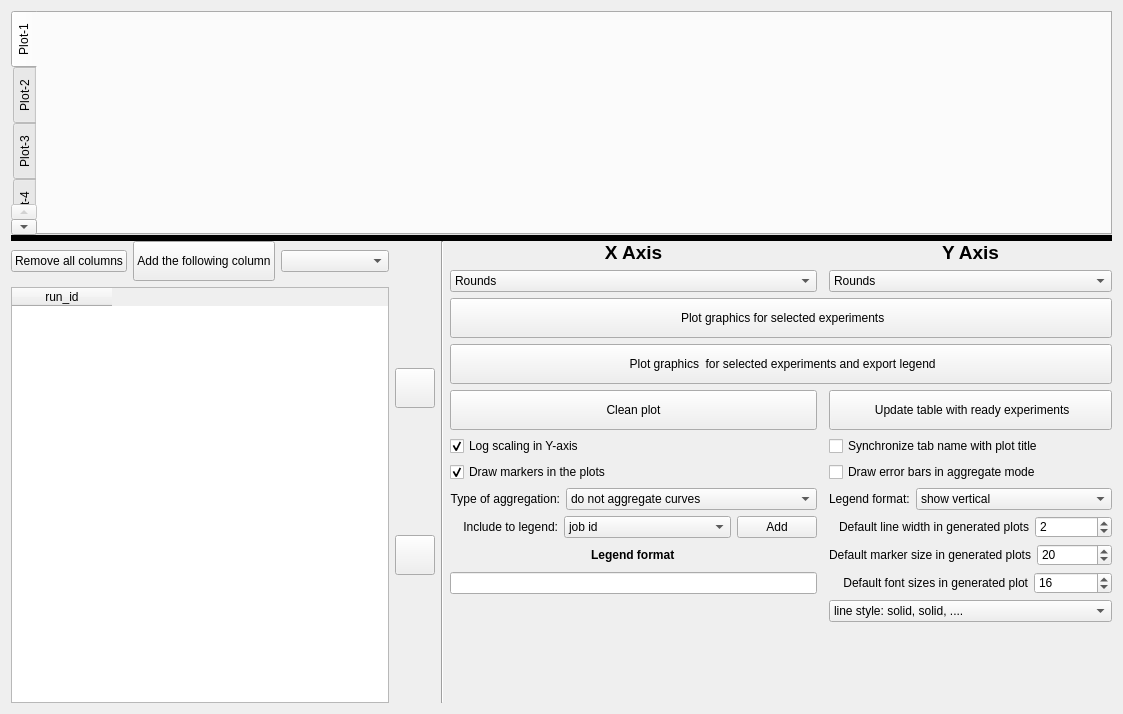
<?xml version="1.0" encoding="UTF-8"?>
<ui version="4.0">
 <class>AnalysisWidget</class>
 <widget class="QWidget" name="AnalysisWidget">
  <property name="geometry">
   <rect>
    <x>0</x>
    <y>0</y>
    <width>1123</width>
    <height>714</height>
   </rect>
  </property>
  <property name="windowTitle">
   <string>Form</string>
  </property>
  <layout class="QVBoxLayout" name="verticalLayout_3">
   <item>
    <widget class="QSplitter" name="splitter">
     <property name="sizePolicy">
      <sizepolicy hsizetype="Preferred" vsizetype="Minimum">
       <horstretch>0</horstretch>
       <verstretch>0</verstretch>
      </sizepolicy>
     </property>
     <property name="styleSheet">
      <string notr="true">QSplitter::handle{background:black}</string>
     </property>
     <property name="lineWidth">
      <number>1</number>
     </property>
     <property name="orientation">
      <enum>Qt::Vertical</enum>
     </property>
     <property name="handleWidth">
      <number>6</number>
     </property>
     <widget class="QTabWidget" name="tabWidget">
      <property name="sizePolicy">
       <sizepolicy hsizetype="Expanding" vsizetype="Minimum">
        <horstretch>0</horstretch>
        <verstretch>0</verstretch>
       </sizepolicy>
      </property>
      <property name="tabletTracking">
       <bool>false</bool>
      </property>
      <property name="tabPosition">
       <enum>QTabWidget::West</enum>
      </property>
      <property name="tabShape">
       <enum>QTabWidget::Rounded</enum>
      </property>
      <property name="currentIndex">
       <number>0</number>
      </property>
      <widget class="QWidget" name="tabCustomPlot1">
       <attribute name="title">
        <string>Plot-1</string>
       </attribute>
       <layout class="QHBoxLayout" name="horizontalLayout_2">
        <item>
         <layout class="QVBoxLayout" name="loCustomPlot_1"/>
        </item>
       </layout>
      </widget>
      <widget class="QWidget" name="tabCustomPlot2">
       <attribute name="title">
        <string>Plot-2</string>
       </attribute>
       <layout class="QHBoxLayout" name="horizontalLayout_6">
        <item>
         <layout class="QVBoxLayout" name="loCustomPlot_2"/>
        </item>
       </layout>
      </widget>
      <widget class="QWidget" name="tabCustomPlot3">
       <attribute name="title">
        <string>Plot-3</string>
       </attribute>
       <layout class="QHBoxLayout" name="horizontalLayout_4">
        <item>
         <layout class="QVBoxLayout" name="loCustomPlot_3"/>
        </item>
       </layout>
      </widget>
      <widget class="QWidget" name="tabCustomPlot4">
       <attribute name="title">
        <string>Plot-4</string>
       </attribute>
       <layout class="QHBoxLayout" name="horizontalLayout_5">
        <item>
         <layout class="QVBoxLayout" name="loCustomPlot_4"/>
        </item>
       </layout>
      </widget>
      <widget class="QWidget" name="tabCustomPlot5">
       <attribute name="title">
        <string>Plot-5</string>
       </attribute>
       <layout class="QHBoxLayout" name="horizontalLayout_3">
        <item>
         <layout class="QVBoxLayout" name="loCustomPlot_5"/>
        </item>
       </layout>
      </widget>
      <widget class="QWidget" name="tabCustomPlot6">
       <attribute name="title">
        <string>Plot-6</string>
       </attribute>
       <layout class="QHBoxLayout" name="horizontalLayout_4">
        <item>
         <layout class="QVBoxLayout" name="loCustomPlot_6"/>
        </item>
       </layout>
      </widget>
      <widget class="QWidget" name="tabCustomPlot7">
       <attribute name="title">
        <string>Plot-7</string>
       </attribute>
       <layout class="QHBoxLayout" name="horizontalLayout_5">
        <item>
         <layout class="QVBoxLayout" name="loCustomPlot_7"/>
        </item>
       </layout>
      </widget>
     </widget>
     <widget class="QWidget" name="layoutWidget">
      <layout class="QHBoxLayout" name="horizontalLayout">
       <item>
        <layout class="QVBoxLayout" name="verticalLayout">
         <item>
          <layout class="QHBoxLayout" name="horizontalLayout_17">
           <item>
            <widget class="QPushButton" name="btnCleanExperimentsColumns">
             <property name="minimumSize">
              <size>
               <width>0</width>
               <height>20</height>
              </size>
             </property>
             <property name="text">
              <string>Remove all columns</string>
             </property>
             <property name="icon">
              <iconset resource="../resources/resources.qrc">
               <normaloff>:/root/remove.png</normaloff>:/root/remove.png</iconset>
             </property>
            </widget>
           </item>
           <item>
            <widget class="QPushButton" name="btnAddExperimentsColumn">
             <property name="minimumSize">
              <size>
               <width>0</width>
               <height>40</height>
              </size>
             </property>
             <property name="text">
              <string>Add the following column</string>
             </property>
             <property name="icon">
              <iconset resource="../resources/resources.qrc">
               <normaloff>:/root/button_plus_green.png</normaloff>:/root/button_plus_green.png</iconset>
             </property>
            </widget>
           </item>
           <item>
            <widget class="QComboBox" name="cbxbAddExperimentColumn">
             <property name="minimumSize">
              <size>
               <width>0</width>
               <height>20</height>
              </size>
             </property>
             <property name="styleSheet">
              <string notr="true"/>
             </property>
            </widget>
           </item>
          </layout>
         </item>
         <item>
          <widget class="QTableWidget" name="tblExperiments">
           <property name="sizePolicy">
            <sizepolicy hsizetype="Expanding" vsizetype="Expanding">
             <horstretch>0</horstretch>
             <verstretch>0</verstretch>
            </sizepolicy>
           </property>
           <property name="selectionBehavior">
            <enum>QAbstractItemView::SelectRows</enum>
           </property>
           <column>
            <property name="text">
             <string>run_id</string>
            </property>
           </column>
          </widget>
         </item>
        </layout>
       </item>
       <item>
        <layout class="QVBoxLayout" name="verticalLayout_2">
         <property name="spacing">
          <number>0</number>
         </property>
         <property name="sizeConstraint">
          <enum>QLayout::SetMinAndMaxSize</enum>
         </property>
         <item>
          <widget class="QPushButton" name="btnMoveSimulationUp">
           <property name="sizePolicy">
            <sizepolicy hsizetype="Minimum" vsizetype="Minimum">
             <horstretch>0</horstretch>
             <verstretch>0</verstretch>
            </sizepolicy>
           </property>
           <property name="maximumSize">
            <size>
             <width>40</width>
             <height>40</height>
            </size>
           </property>
           <property name="toolTip">
            <string>Move selected experiments up</string>
           </property>
           <property name="text">
            <string/>
           </property>
           <property name="icon">
            <iconset resource="../resources/resources.qrc">
             <normaloff>:/root/arrow_up_double.png</normaloff>:/root/arrow_up_double.png</iconset>
           </property>
          </widget>
         </item>
         <item>
          <widget class="QPushButton" name="btnMoveSimulationDown">
           <property name="sizePolicy">
            <sizepolicy hsizetype="Minimum" vsizetype="Minimum">
             <horstretch>0</horstretch>
             <verstretch>0</verstretch>
            </sizepolicy>
           </property>
           <property name="minimumSize">
            <size>
             <width>0</width>
             <height>0</height>
            </size>
           </property>
           <property name="maximumSize">
            <size>
             <width>40</width>
             <height>40</height>
            </size>
           </property>
           <property name="toolTip">
            <string>Move selected experiments down</string>
           </property>
           <property name="text">
            <string/>
           </property>
           <property name="icon">
            <iconset resource="../resources/resources.qrc">
             <normaloff>:/root/arrow_down_double.png</normaloff>:/root/arrow_down_double.png</iconset>
           </property>
          </widget>
         </item>
        </layout>
       </item>
       <item>
        <widget class="Line" name="line">
         <property name="orientation">
          <enum>Qt::Vertical</enum>
         </property>
        </widget>
       </item>
       <item>
        <layout class="QGridLayout" name="gridLayout">
         <item row="11" column="1">
          <widget class="QCheckBox" name="cbxDrawMarkers">
           <property name="sizePolicy">
            <sizepolicy hsizetype="Preferred" vsizetype="Fixed">
             <horstretch>0</horstretch>
             <verstretch>0</verstretch>
            </sizepolicy>
           </property>
           <property name="text">
            <string>Draw markers in the plots</string>
           </property>
           <property name="checked">
            <bool>true</bool>
           </property>
          </widget>
         </item>
         <item row="9" column="3">
          <widget class="QPushButton" name="btnUpdateTable">
           <property name="sizePolicy">
            <sizepolicy hsizetype="Preferred" vsizetype="Fixed">
             <horstretch>0</horstretch>
             <verstretch>0</verstretch>
            </sizepolicy>
           </property>
           <property name="minimumSize">
            <size>
             <width>0</width>
             <height>40</height>
            </size>
           </property>
           <property name="text">
            <string> Update table with ready experiments</string>
           </property>
           <property name="icon">
            <iconset resource="../resources/resources.qrc">
             <normaloff>:/root/refresh.png</normaloff>:/root/refresh.png</iconset>
           </property>
          </widget>
         </item>
         <item row="16" column="1">
          <layout class="QHBoxLayout" name="horizontalLayout_14">
           <item>
            <widget class="QLabel" name="lblTypeAggregation">
             <property name="sizePolicy">
              <sizepolicy hsizetype="Maximum" vsizetype="Minimum">
               <horstretch>0</horstretch>
               <verstretch>0</verstretch>
              </sizepolicy>
             </property>
             <property name="text">
              <string>Type of aggregation:</string>
             </property>
             <property name="alignment">
              <set>Qt::AlignRight|Qt::AlignTrailing|Qt::AlignVCenter</set>
             </property>
            </widget>
           </item>
           <item>
            <widget class="QComboBox" name="cbxAggregateCurves">
             <property name="sizePolicy">
              <sizepolicy hsizetype="Minimum" vsizetype="Fixed">
               <horstretch>0</horstretch>
               <verstretch>0</verstretch>
              </sizepolicy>
             </property>
             <item>
              <property name="text">
               <string>do not aggregate curves</string>
              </property>
             </item>
             <item>
              <property name="text">
               <string>aggregate curves by experiment group</string>
              </property>
             </item>
             <item>
              <property name="text">
               <string>aggregate curves by algorithm name</string>
              </property>
             </item>
            </widget>
           </item>
          </layout>
         </item>
         <item row="27" column="3">
          <spacer name="verticalSpacer">
           <property name="orientation">
            <enum>Qt::Vertical</enum>
           </property>
           <property name="sizeHint" stdset="0">
            <size>
             <width>20</width>
             <height>40</height>
            </size>
           </property>
          </spacer>
         </item>
         <item row="21" column="1">
          <layout class="QHBoxLayout" name="horizontalLayout_12">
           <item>
            <widget class="QLabel" name="lblLegendFormat">
             <property name="sizePolicy">
              <sizepolicy hsizetype="Maximum" vsizetype="Preferred">
               <horstretch>0</horstretch>
               <verstretch>0</verstretch>
              </sizepolicy>
             </property>
             <property name="font">
              <font>
               <bold>true</bold>
              </font>
             </property>
             <property name="text">
              <string>Legend format</string>
             </property>
             <property name="alignment">
              <set>Qt::AlignLeading|Qt::AlignLeft|Qt::AlignVCenter</set>
             </property>
            </widget>
           </item>
          </layout>
         </item>
         <item row="6" column="1" rowspan="2" colspan="3">
          <widget class="QPushButton" name="btnPlotAndExportLegend">
           <property name="minimumSize">
            <size>
             <width>0</width>
             <height>40</height>
            </size>
           </property>
           <property name="text">
            <string> Plot graphics  for selected experiments and export legend</string>
           </property>
           <property name="icon">
            <iconset resource="../resources/resources.qrc">
             <normaloff>:/root/plots.png</normaloff>:/root/plots.png</iconset>
           </property>
          </widget>
         </item>
         <item row="24" column="3">
          <layout class="QHBoxLayout" name="horizontalLayout_8">
           <item>
            <widget class="QLabel" name="lblFontSize">
             <property name="text">
              <string>    Default font sizes in generated plot</string>
             </property>
             <property name="alignment">
              <set>Qt::AlignRight|Qt::AlignTrailing|Qt::AlignVCenter</set>
             </property>
            </widget>
           </item>
           <item>
            <widget class="QSpinBox" name="sbxFontSizes">
             <property name="sizePolicy">
              <sizepolicy hsizetype="Preferred" vsizetype="Fixed">
               <horstretch>0</horstretch>
               <verstretch>0</verstretch>
              </sizepolicy>
             </property>
             <property name="minimum">
              <number>1</number>
             </property>
             <property name="maximum">
              <number>100</number>
             </property>
             <property name="value">
              <number>16</number>
             </property>
            </widget>
           </item>
          </layout>
         </item>
         <item row="20" column="3">
          <layout class="QHBoxLayout" name="horizontalLayout_7">
           <item>
            <widget class="QLabel" name="lbLineWidthSize">
             <property name="text">
              <string>   Default line width in generated plots</string>
             </property>
             <property name="alignment">
              <set>Qt::AlignRight|Qt::AlignTrailing|Qt::AlignVCenter</set>
             </property>
            </widget>
           </item>
           <item>
            <widget class="QSpinBox" name="sbxLineWidthSize">
             <property name="sizePolicy">
              <sizepolicy hsizetype="Preferred" vsizetype="Fixed">
               <horstretch>0</horstretch>
               <verstretch>0</verstretch>
              </sizepolicy>
             </property>
             <property name="minimum">
              <number>1</number>
             </property>
             <property name="value">
              <number>2</number>
             </property>
            </widget>
           </item>
          </layout>
         </item>
         <item row="0" column="3">
          <widget class="QLabel" name="lblYAxis">
           <property name="font">
            <font>
             <pointsize>14</pointsize>
             <bold>true</bold>
            </font>
           </property>
           <property name="text">
            <string>Y Axis</string>
           </property>
           <property name="alignment">
            <set>Qt::AlignCenter</set>
           </property>
          </widget>
         </item>
         <item row="20" column="1">
          <layout class="QHBoxLayout" name="horizontalLayout_10">
           <item>
            <widget class="QLabel" name="lblIncludeToLegend">
             <property name="sizePolicy">
              <sizepolicy hsizetype="Maximum" vsizetype="Preferred">
               <horstretch>0</horstretch>
               <verstretch>0</verstretch>
              </sizepolicy>
             </property>
             <property name="text">
              <string>    Include to legend:</string>
             </property>
             <property name="alignment">
              <set>Qt::AlignRight|Qt::AlignTrailing|Qt::AlignVCenter</set>
             </property>
            </widget>
           </item>
           <item>
            <widget class="QComboBox" name="cbxIncludeToLegend">
             <property name="sizePolicy">
              <sizepolicy hsizetype="Minimum" vsizetype="Fixed">
               <horstretch>0</horstretch>
               <verstretch>0</verstretch>
              </sizepolicy>
             </property>
             <item>
              <property name="text">
               <string>job id</string>
              </property>
             </item>
             <item>
              <property name="text">
               <string>compressors schema</string>
              </property>
             </item>
             <item>
              <property name="text">
               <string>algorithm name</string>
              </property>
             </item>
             <item>
              <property name="text">
               <string>algorithm options</string>
              </property>
             </item>
             <item>
              <property name="text">
               <string>number of local iterations</string>
              </property>
             </item>
             <item>
              <property name="text">
               <string>global step size</string>
              </property>
             </item>
             <item>
              <property name="text">
               <string>local step size</string>
              </property>
             </item>
             <item>
              <property name="text">
               <string>comment</string>
              </property>
             </item>
             <item>
              <property name="text">
               <string>group name</string>
              </property>
             </item>
             <item>
              <property name="text">
               <string>total rounds</string>
              </property>
             </item>
             <item>
              <property name="text">
               <string>completed rounds</string>
              </property>
             </item>
             <item>
              <property name="text">
               <string>dimension of x</string>
              </property>
             </item>
             <item>
              <property name="text">
               <string>total number of clients</string>
              </property>
             </item>
             <item>
              <property name="text">
               <string>start time for simulation</string>
              </property>
             </item>
             <item>
              <property name="text">
               <string>aggregated experiments</string>
              </property>
             </item>
            </widget>
           </item>
           <item>
            <widget class="QPushButton" name="btnIncludeToLegend">
             <property name="sizePolicy">
              <sizepolicy hsizetype="Preferred" vsizetype="Minimum">
               <horstretch>0</horstretch>
               <verstretch>0</verstretch>
              </sizepolicy>
             </property>
             <property name="text">
              <string>Add</string>
             </property>
             <property name="icon">
              <iconset resource="../resources/resources.qrc">
               <normaloff>:/root/add.png</normaloff>:/root/add.png</iconset>
             </property>
            </widget>
           </item>
          </layout>
         </item>
         <item row="11" column="3">
          <widget class="QCheckBox" name="cbxDrawErrorBars">
           <property name="text">
            <string>Draw error bars in aggregate mode</string>
           </property>
          </widget>
         </item>
         <item row="10" column="1">
          <widget class="QCheckBox" name="cbxLegendLogScalingY">
           <property name="sizePolicy">
            <sizepolicy hsizetype="Preferred" vsizetype="Fixed">
             <horstretch>0</horstretch>
             <verstretch>0</verstretch>
            </sizepolicy>
           </property>
           <property name="text">
            <string>Log scaling in Y-axis</string>
           </property>
           <property name="checked">
            <bool>true</bool>
           </property>
          </widget>
         </item>
         <item row="0" column="1">
          <widget class="QLabel" name="lblXAxis">
           <property name="font">
            <font>
             <pointsize>14</pointsize>
             <bold>true</bold>
            </font>
           </property>
           <property name="text">
            <string>X Axis</string>
           </property>
           <property name="alignment">
            <set>Qt::AlignCenter</set>
           </property>
          </widget>
         </item>
         <item row="5" column="1" colspan="3">
          <widget class="QPushButton" name="btnPlot">
           <property name="sizePolicy">
            <sizepolicy hsizetype="Preferred" vsizetype="Minimum">
             <horstretch>0</horstretch>
             <verstretch>0</verstretch>
            </sizepolicy>
           </property>
           <property name="minimumSize">
            <size>
             <width>0</width>
             <height>40</height>
            </size>
           </property>
           <property name="toolTip">
            <string>Plot graphics (F8)</string>
           </property>
           <property name="text">
            <string> Plot graphics for selected experiments</string>
           </property>
           <property name="icon">
            <iconset resource="../resources/resources.qrc">
             <normaloff>:/root/plots.png</normaloff>:/root/plots.png</iconset>
           </property>
           <property name="shortcut">
            <string>F8</string>
           </property>
          </widget>
         </item>
         <item row="9" column="1">
          <widget class="QPushButton" name="btnCleanPlot">
           <property name="sizePolicy">
            <sizepolicy hsizetype="Preferred" vsizetype="Fixed">
             <horstretch>0</horstretch>
             <verstretch>0</verstretch>
            </sizepolicy>
           </property>
           <property name="minimumSize">
            <size>
             <width>0</width>
             <height>40</height>
            </size>
           </property>
           <property name="text">
            <string>Clean plot</string>
           </property>
           <property name="icon">
            <iconset resource="../resources/resources.qrc">
             <normaloff>:/root/gnome_clear.png</normaloff>:/root/gnome_clear.png</iconset>
           </property>
          </widget>
         </item>
         <item row="21" column="3">
          <layout class="QHBoxLayout" name="horizontalLayout_9">
           <item>
            <widget class="QLabel" name="lblDefaultMarkerSizes">
             <property name="text">
              <string>Default marker size in generated plots</string>
             </property>
             <property name="alignment">
              <set>Qt::AlignRight|Qt::AlignTrailing|Qt::AlignVCenter</set>
             </property>
            </widget>
           </item>
           <item>
            <widget class="QSpinBox" name="sbxDefaultMarkerSizes">
             <property name="sizePolicy">
              <sizepolicy hsizetype="Preferred" vsizetype="Fixed">
               <horstretch>0</horstretch>
               <verstretch>0</verstretch>
              </sizepolicy>
             </property>
             <property name="minimum">
              <number>0</number>
             </property>
             <property name="value">
              <number>20</number>
             </property>
            </widget>
           </item>
          </layout>
         </item>
         <item row="24" column="1">
          <widget class="QLineEdit" name="edtLegendFormatString">
           <property name="sizePolicy">
            <sizepolicy hsizetype="Minimum" vsizetype="Fixed">
             <horstretch>0</horstretch>
             <verstretch>0</verstretch>
            </sizepolicy>
           </property>
          </widget>
         </item>
         <item row="2" column="1">
          <widget class="QComboBox" name="cbxXaxis">
           <property name="font">
            <font>
             <bold>false</bold>
            </font>
           </property>
           <item>
            <property name="text">
             <string>Rounds</string>
            </property>
           </item>
           <item>
            <property name="text">
             <string>Rounds (thousands)</string>
            </property>
           </item>
           <item>
            <property name="text">
             <string>Time (minutes)</string>
            </property>
           </item>
           <item>
            <property name="text">
             <string>Time per one communication round (minutes)</string>
            </property>
           </item>
           <item>
            <property name="text">
             <string>Norm of server stochastic gradient (proxy train)</string>
            </property>
           </item>
           <item>
            <property name="text">
             <string>Running function value (proxy train)</string>
            </property>
           </item>
           <item>
            <property name="text">
             <string>Norm of function gradient square(train)</string>
            </property>
           </item>
           <item>
            <property name="text">
             <string>Function value (train)</string>
            </property>
           </item>
           <item>
            <property name="text">
             <string>Distance to solution squared (train)</string>
            </property>
           </item>
           <item>
            <property name="text">
             <string>Norm of iterate at round start (train)</string>
            </property>
           </item>
           <item>
            <property name="text">
             <string>Norm of function gradient square(validation)</string>
            </property>
           </item>
           <item>
            <property name="text">
             <string>Function value (validation)</string>
            </property>
           </item>
           <item>
            <property name="text">
             <string>GPU Memory (Megabytes)</string>
            </property>
           </item>
           <item>
            <property name="text">
             <string>GPU Memory (Gigabytes)</string>
            </property>
           </item>
           <item>
            <property name="text">
             <string># of bits from clients/#workers</string>
            </property>
           </item>
           <item>
            <property name="text">
             <string># of bits from clients/#total workers</string>
            </property>
           </item>
           <item>
            <property name="text">
             <string># of kilobits from clients/#total workers</string>
            </property>
           </item>
           <item>
            <property name="text">
             <string># of bits from clients</string>
            </property>
           </item>
           <item>
            <property name="text">
             <string>Full gradient oracles (train)</string>
            </property>
           </item>
           <item>
            <property name="text">
             <string>Sample gradient oracles (train)</string>
            </property>
           </item>
           <item>
            <property name="text">
             <string>Loss (validation)</string>
            </property>
           </item>
           <item>
            <property name="text">
             <string>Top1 acc (validation)</string>
            </property>
           </item>
           <item>
            <property name="text">
             <string>Top5 acc (validation)</string>
            </property>
           </item>
           <item>
            <property name="text">
             <string>Number of compute devices</string>
            </property>
           </item>
           <item>
            <property name="text">
             <string>Special Diversity</string>
            </property>
           </item>
           <item>
            <property name="text">
             <string>Cos of gradients c1/c2</string>
            </property>
           </item>
           <item>
            <property name="text">
             <string>Cos of gradients (ci,cj) - average</string>
            </property>
           </item>
           <item>
            <property name="text">
             <string>Cos of gradients (ci,cj) - sigma</string>
            </property>
           </item>
           <item>
            <property name="text">
             <string>special_diversity_not_scaled</string>
            </property>
           </item>
           <item>
            <property name="text">
             <string>delta_c1_c2</string>
            </property>
           </item>
           <item>
            <property name="text">
             <string>delta_ci_cj_avg</string>
            </property>
           </item>
           <item>
            <property name="text">
             <string>Sigma</string>
            </property>
           </item>
           <item>
            <property name="text">
             <string>Sigma from Z'</string>
            </property>
           </item>
           <item>
            <property name="text">
             <string>C</string>
            </property>
           </item>
           <item>
            <property name="text">
             <string>G</string>
            </property>
           </item>
           <item>
            <property name="text">
             <string>L_plus_one</string>
            </property>
           </item>
           <item>
            <property name="text">
             <string>L_plus_two</string>
            </property>
           </item>
           <item>
            <property name="text">
             <string>sqrt_of_avg_Li_sqr</string>
            </property>
           </item>
           <item>
            <property name="text">
             <string>sqrt_of_max_Li_sqr</string>
            </property>
           </item>
           <item>
            <property name="text">
             <string>gamma</string>
            </property>
           </item>
          </widget>
         </item>
         <item row="2" column="3">
          <widget class="QComboBox" name="cbxYaxis">
           <item>
            <property name="text">
             <string>Rounds</string>
            </property>
           </item>
           <item>
            <property name="text">
             <string>Rounds (thousands)</string>
            </property>
           </item>
           <item>
            <property name="text">
             <string>Time (minutes)</string>
            </property>
           </item>
           <item>
            <property name="text">
             <string>Time per one communication round (minutes)</string>
            </property>
           </item>
           <item>
            <property name="text">
             <string>Norm of server stochastic gradient (proxy train)</string>
            </property>
           </item>
           <item>
            <property name="text">
             <string>Running function value (proxy train)</string>
            </property>
           </item>
           <item>
            <property name="text">
             <string>Norm of function gradient square(train)</string>
            </property>
           </item>
           <item>
            <property name="text">
             <string>Function value (train)</string>
            </property>
           </item>
           <item>
            <property name="text">
             <string>Distance to solution squared (train)</string>
            </property>
           </item>
           <item>
            <property name="text">
             <string>Norm of iterate at round start (train)</string>
            </property>
           </item>
           <item>
            <property name="text">
             <string>Norm of function gradient square(validation)</string>
            </property>
           </item>
           <item>
            <property name="text">
             <string>Function value (validation)</string>
            </property>
           </item>
           <item>
            <property name="text">
             <string>GPU Memory (Megabytes)</string>
            </property>
           </item>
           <item>
            <property name="text">
             <string>GPU Memory (Gigabytes)</string>
            </property>
           </item>
           <item>
            <property name="text">
             <string># of bits from clients/#workers</string>
            </property>
           </item>
           <item>
            <property name="text">
             <string># of bits from clients/#total workers</string>
            </property>
           </item>
           <item>
            <property name="text">
             <string># of kilobits from clients/#total workers</string>
            </property>
           </item>
           <item>
            <property name="text">
             <string># of bits from clients</string>
            </property>
           </item>
           <item>
            <property name="text">
             <string>Full gradient oracles (train)</string>
            </property>
           </item>
           <item>
            <property name="text">
             <string>Sample gradient oracles (train)</string>
            </property>
           </item>
           <item>
            <property name="text">
             <string>Loss (validation)</string>
            </property>
           </item>
           <item>
            <property name="text">
             <string>Top1 acc (validation)</string>
            </property>
           </item>
           <item>
            <property name="text">
             <string>Top5 acc (validation)</string>
            </property>
           </item>
           <item>
            <property name="text">
             <string>Number of compute devices</string>
            </property>
           </item>
           <item>
            <property name="text">
             <string>Special Diversity</string>
            </property>
           </item>
           <item>
            <property name="text">
             <string>Cos of gradients c1/c2</string>
            </property>
           </item>
           <item>
            <property name="text">
             <string>Cos of gradients (ci,cj) - average</string>
            </property>
           </item>
           <item>
            <property name="text">
             <string>Cos of gradients (ci,cj) - sigma</string>
            </property>
           </item>
           <item>
            <property name="text">
             <string>special_diversity_not_scaled</string>
            </property>
           </item>
           <item>
            <property name="text">
             <string>delta_c1_c2</string>
            </property>
           </item>
           <item>
            <property name="text">
             <string>delta_ci_cj_avg</string>
            </property>
           </item>
           <item>
            <property name="text">
             <string>Sigma</string>
            </property>
           </item>
           <item>
            <property name="text">
             <string>Sigma from Z'</string>
            </property>
           </item>
           <item>
            <property name="text">
             <string>C</string>
            </property>
           </item>
           <item>
            <property name="text">
             <string>G</string>
            </property>
           </item>
           <item>
            <property name="text">
             <string>L_plus_one</string>
            </property>
           </item>
           <item>
            <property name="text">
             <string>L_plus_two</string>
            </property>
           </item>
           <item>
            <property name="text">
             <string>sqrt_of_avg_Li_sqr</string>
            </property>
           </item>
           <item>
            <property name="text">
             <string>sqrt_of_max_Li_sqr</string>
            </property>
           </item>
           <item>
            <property name="text">
             <string>gamma</string>
            </property>
           </item>
          </widget>
         </item>
         <item row="10" column="3">
          <widget class="QCheckBox" name="cbxSyncTitleWithTabName">
           <property name="sizePolicy">
            <sizepolicy hsizetype="Preferred" vsizetype="Fixed">
             <horstretch>0</horstretch>
             <verstretch>0</verstretch>
            </sizepolicy>
           </property>
           <property name="text">
            <string>Synchronize tab name with plot title</string>
           </property>
          </widget>
         </item>
         <item row="16" column="3">
          <layout class="QHBoxLayout" name="horizontalLayout_13">
           <item>
            <widget class="QLabel" name="lblLegendFormatInPlot">
             <property name="text">
              <string>Legend format:</string>
             </property>
            </widget>
           </item>
           <item>
            <widget class="QComboBox" name="cbxLegendFormat">
             <property name="sizePolicy">
              <sizepolicy hsizetype="Expanding" vsizetype="Fixed">
               <horstretch>0</horstretch>
               <verstretch>0</verstretch>
              </sizepolicy>
             </property>
             <property name="currentIndex">
              <number>1</number>
             </property>
             <item>
              <property name="text">
               <string>no legend</string>
              </property>
             </item>
             <item>
              <property name="text">
               <string>show vertical</string>
              </property>
             </item>
             <item>
              <property name="text">
               <string>show horizontal</string>
              </property>
             </item>
            </widget>
           </item>
          </layout>
         </item>
         <item row="30" column="1">
          <layout class="QHBoxLayout" name="horizontalLayout_11"/>
         </item>
         <item row="25" column="3">
          <widget class="QComboBox" name="cbxLineStyle">
           <item>
            <property name="text">
             <string>line style: solid, solid, ....</string>
            </property>
           </item>
           <item>
            <property name="text">
             <string>line style: dashed, dashed, ...</string>
            </property>
           </item>
           <item>
            <property name="text">
             <string>line style: solid,..., dashed, ...</string>
            </property>
           </item>
           <item>
            <property name="text">
             <string>line style: dashed,..., solid, ...</string>
            </property>
           </item>
          </widget>
         </item>
         <item row="27" column="1">
          <spacer name="verticalSpacer_2">
           <property name="orientation">
            <enum>Qt::Vertical</enum>
           </property>
           <property name="sizeHint" stdset="0">
            <size>
             <width>20</width>
             <height>40</height>
            </size>
           </property>
          </spacer>
         </item>
        </layout>
       </item>
      </layout>
     </widget>
    </widget>
   </item>
  </layout>
 </widget>
 <resources>
  <include location="../resources/resources.qrc"/>
 </resources>
 <connections/>
</ui>
